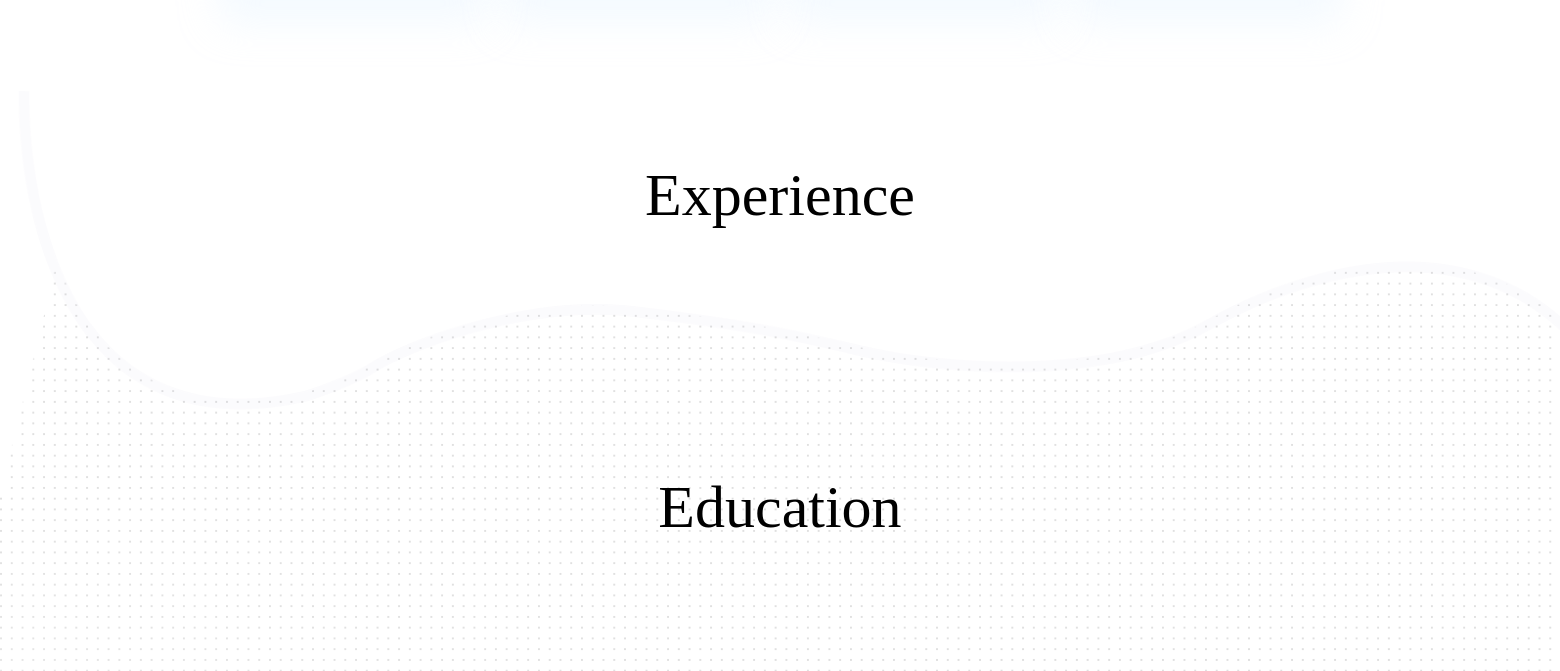
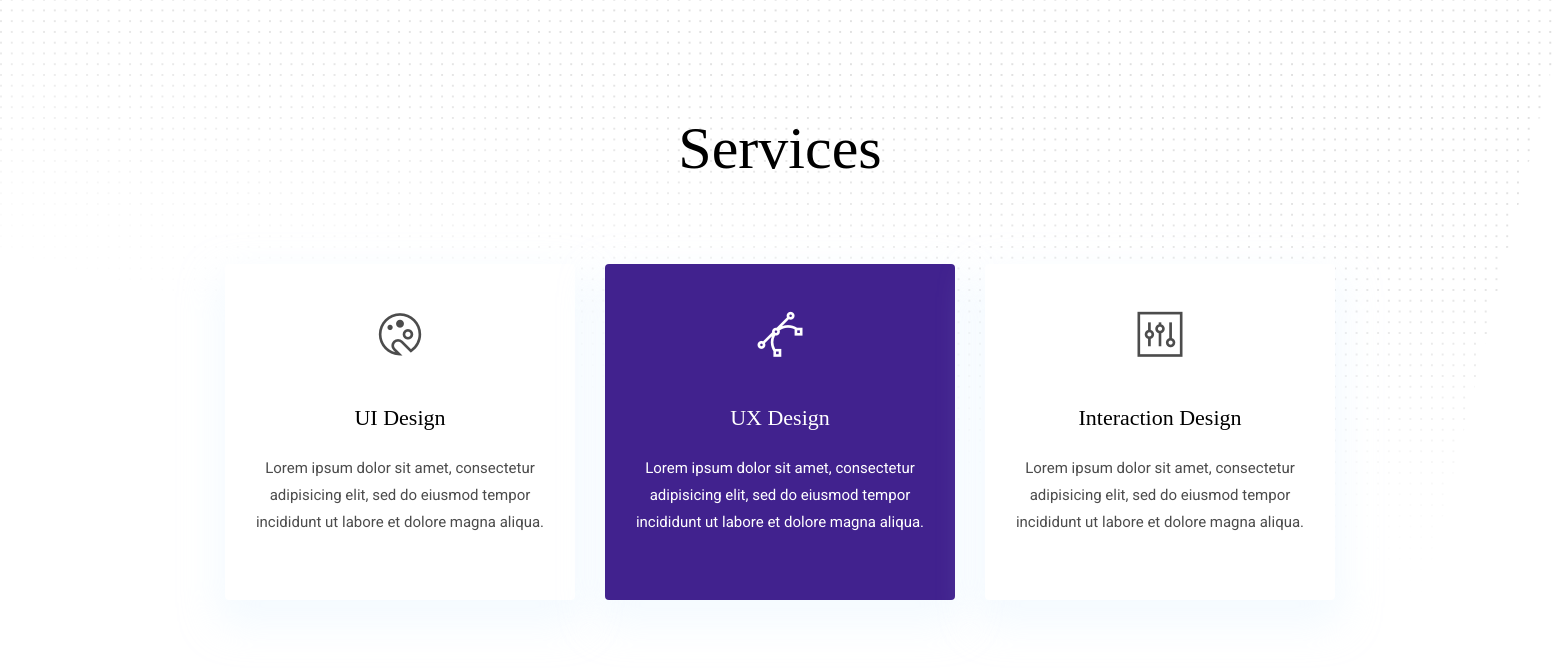
Before: / (middle part) with the older database file (2 pictures, top to bottom).
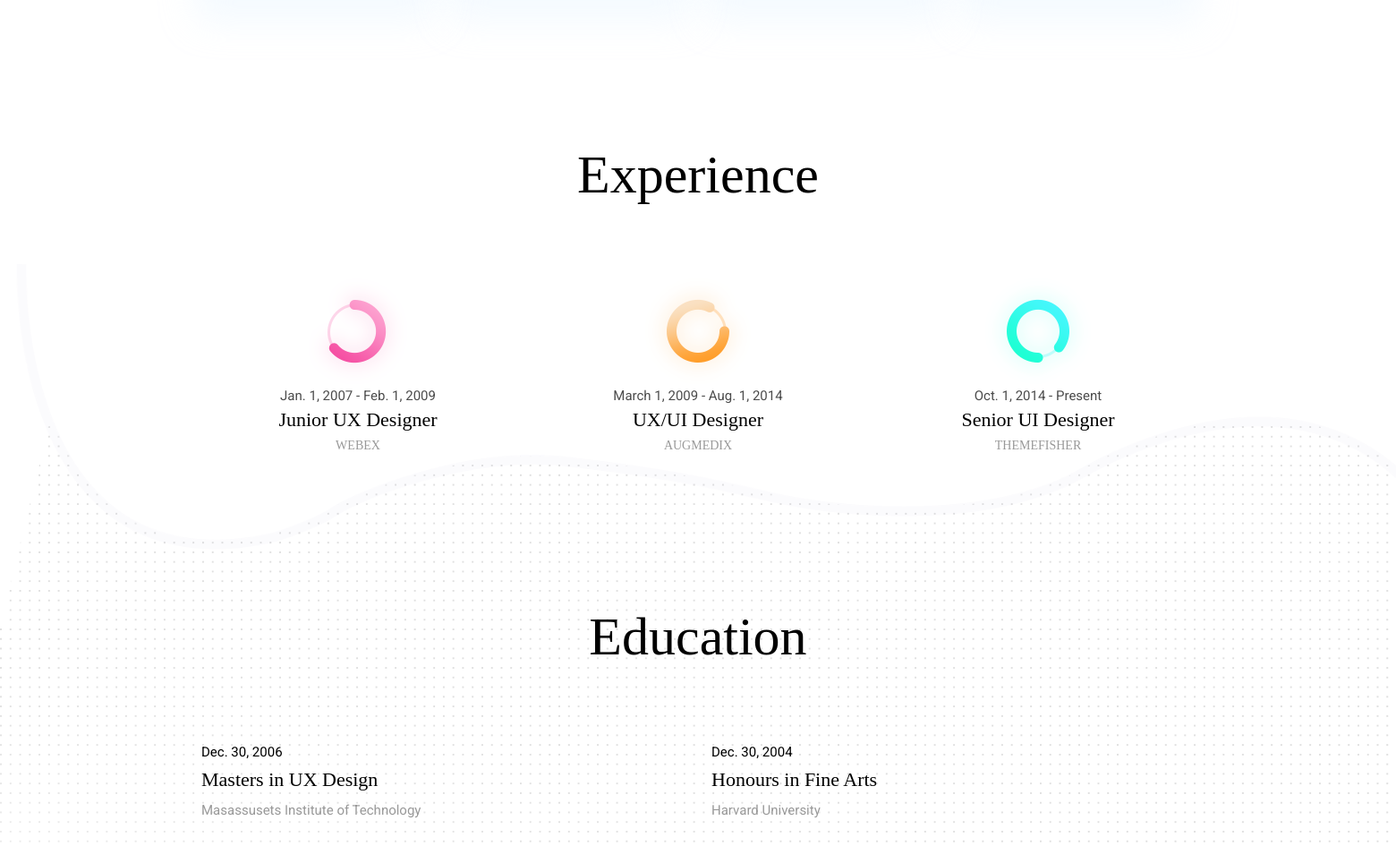
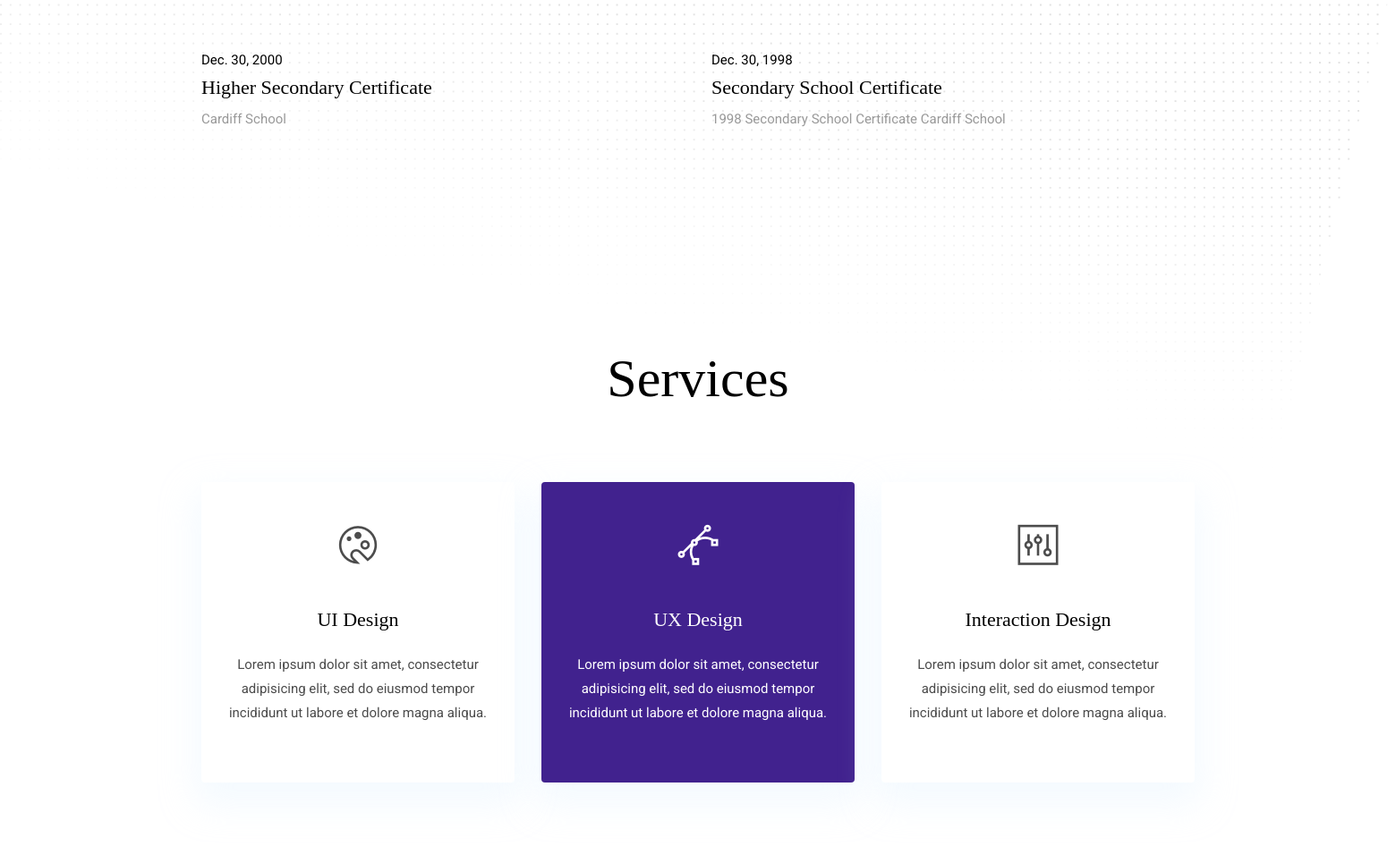
After: the same page with the newer database file (2 pictures, top to bottom).
### my_app/models.py (models this page shows, shortened)
class Experience(models.Model):
    title = models.CharField(max_length=255)
    start_date = models.DateField()
    end_date = models.DateField(null = True, blank = True)
    company_name = models.CharField(max_length=255)
    cover_image = models.ImageField(null = True)

class Education(models.Model):
    title = models.CharField(max_length=255)
    end_date = models.DateField(null = True, blank = True)
    university_name = models.CharField(max_length=255)
    cover_image = models.ImageField(null = True, blank = True)

### my_app/views.py (the view)
# urls.py: 2. Add a URL to urlpatterns:  path('', views.home, name='home')
def home(request):
    experience = Experience.objects.all()
    education = Education.objects.all()
    return render(request,'index.html',{'experience' : experience,'Education' : education})

### templates/index.html (shortened to what this page needs)
{% extends 'base.html' %}
{% load static %}
{% block content %}
<section class="section">
</section>
<section class="section">
  <div class="container">
    <div class="row justify-content-around">
      <div class="col-lg-12 text-center">
        <h2 class="section-title">Experience</h2>
      </div>
    {% for exp in experience %}
      <div class="col-lg-3 col-md-4 text-center">
        {% if exp.cover_image %}
        <img src="{{ exp.cover_image.url }}" alt="icon">
        {% endif %}
        <p class="mb-0">{{ exp.start_date }} - {% if exp.end_date %}{{ exp.end_date }} {% else %}Present{% endif %} </p>
        <h4>{{ exp.title }}</h4>
        <h6 class="text-light">{{ exp.company_name }}</h6>
      </div>
      {% endfor %}
    </div>
  </div>
</section>
<section class="section position-relative">
  <div class="container">
    <div class="row">
      <div class="col-lg-12 text-center">
        <h2 class="section-title">Education</h2>
      </div>
      {% for edu in Education %}
        <div class="col-lg-6 col-md-6 mb-80">
          <div class="d-flex">
            <div class="mr-lg-5 mr-3">
              <p class="text-dark mb-1">{{ edu.end_date }}</p>
                <h4>{{ edu.title }}</h4>
                <p class="mb-0 text-light">{{ edu.university_name }}</p>
            </div>
          </div>
        </div>
      {% endfor %}
        </div>
      </div>
  <img class="img-fluid edu-bg-image w-100" src="images/backgrounds/education-bg.png" alt="bg-image">
</section>
<section class="section">
  <div class="container">
    <div class="row">
      <div class="col-12 text-center">
        <h2 class="section-title">Services</h2>
      </div>
      <div class="col-md-4 mb-4 mb-md-0">
        <div class="card hover-shadow shadow">
          <div class="card-body text-center px-4 py-5">
            <i class="ti-palette icon mb-5 d-inline-block"></i>
            <h4 class="mb-4">UI Design</h4>
            <p>Lorem ipsum dolor sit amet, consectetur adipisicing elit, sed do eiusmod tempor incididunt ut labore et
              dolore magna aliqua.</p>
          </div>
        </div>
      </div>
      <div class="col-md-4 mb-4 mb-md-0">
        <div class="card active-bg-primary hover-shadow shadow">
          <div class="card-body text-center px-4 py-5">
            <i class="ti-vector icon mb-5 d-inline-block"></i>
            <h4 class="mb-4">UX Design</h4>
            <p>Lorem ipsum dolor sit amet, consectetur adipisicing elit, sed do eiusmod tempor incididunt ut labore et
              dolore magna aliqua.</p>
          </div>
        </div>
      </div>
      <div class="col-md-4 mb-4 mb-md-0">
        <div class="card hover-shadow shadow">
          <div class="card-body text-center px-4 py-5">
            <i class="ti-panel icon mb-5 d-inline-block"></i>
            <h4 class="mb-4">Interaction Design</h4>
            <p>Lorem ipsum dolor sit amet, consectetur adipisicing elit, sed do eiusmod tempor incididunt ut labore et
              dolore magna aliqua.</p>
          </div>
        </div>
      </div>
    </div>
  </div>
</section>
{% endblock content %}

### templates/base.html (shortened to what this page needs)
{% load static %}
<!DOCTYPE html>
<html lang="en">
<head>
  <link rel="stylesheet" href="{% static 'plugins/bootstrap/bootstrap.min.css' %}">
  <link rel="stylesheet" href="{% static 'plugins/slick/slick.css' %}">
  <link rel="stylesheet" href="{% static 'plugins/themify-icons/themify-icons.css' %}">
  <link href="{% static 'css/style.css' %}" rel="stylesheet">
</head>
<body>
{% block content %}
{% endblock content %}
</body>
</html>

### static/css/style.css (style rules this page uses)
body { line-height: 1.2; font-family: "Roboto", sans-serif; -webkit-font-smoothing: antialiased; font-size: 15px; color: #4c4c4c; }
p, .paragraph { font-weight: 400; color: #4c4c4c; font-size: 15px; line-height: 1.8; font-family: "Roboto", sans-serif; }
h1, h2, h3, h4, h5, h6 { color: #000; font-family: "Playfair Display", serif; line-height: 1.2; }
h2, .h2 { font-size: 60px; }
h4, .h4 { font-size: 22px; }
h6, .h6 { font-size: 14px; }
body { background-color: #fff; overflow-x: hidden; }
img { vertical-align: middle; border: 0; }
.section { padding-top: 80px; padding-bottom: 80px; }
.section-title { margin-bottom: 80px; font-family: "Playfair Display", serif; }
.text-dark { color: #000 !important; }
.text-light { color: #999999 !important; }
.mb-80 { margin-bottom: 80px !important; }
.shadow { box-shadow: 0px 18px 39.1px 6.9px rgba(224, 241, 255, 0.34) !important; }
.icon { font-size: 45px; }
.card { border: 0; }
.edu-bg-image { position: absolute; left: 0; top: -300px; z-index: -1; }
.active-bg-primary { transition: 0.3s ease; background: #41228e; }
.active-bg-primary * { color: #fff; }
.hover-shadow { transition: 0.2s ease; }

Changed rows visible on the page:
added Experience: cover_image (picture), start_date "Jan. 1, 2007", end_date "Feb. 1, 2009", title "Junior UX Designer", company_name "WEBEX"
added Experience: cover_image (picture), start_date "March 1, 2009", end_date "Aug. 1, 2014", title "UX/UI Designer", company_name "AUGMEDIX"
added Experience: cover_image (picture), start_date "Oct. 1, 2014", shows "Present", title "Senior UI Designer", company_name "THEMEFISHER"
added Education: end_date "Dec. 30, 2006", title "Masters in UX Design", university_name "Masassusets Institute of Technology"
added Education: end_date "Dec. 30, 2004", title "Honours in Fine Arts", university_name "Harvard University"
added Education: end_date "Dec. 30, 2000", title "Higher Secondary Certificate", university_name "Cardiff School"
added Education: end_date "Dec. 30, 1998", title "Secondary School Certificate", university_name "1998 Secondary School Certificate Cardiff School"
